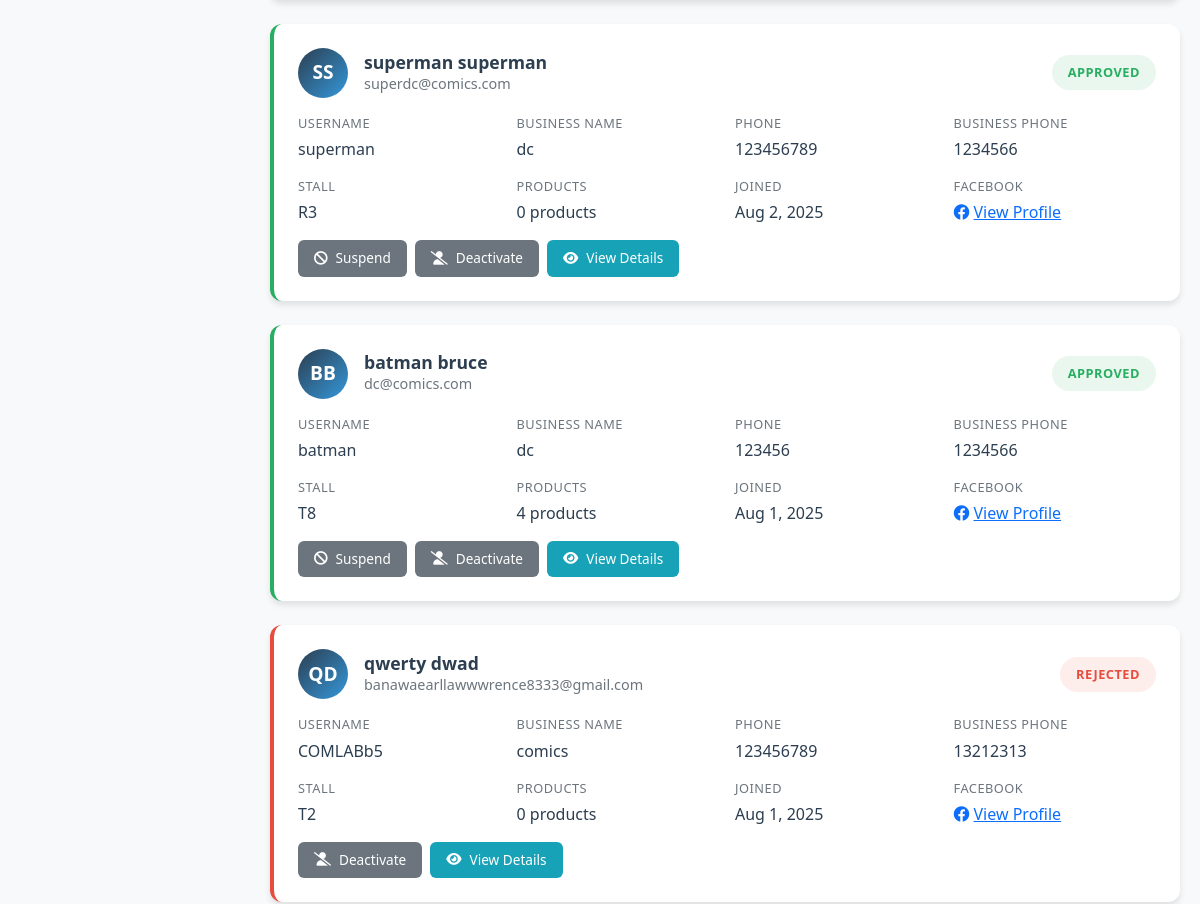
Page /admin/manage_sellers.php (signed in, middle part) on the earlier database version.
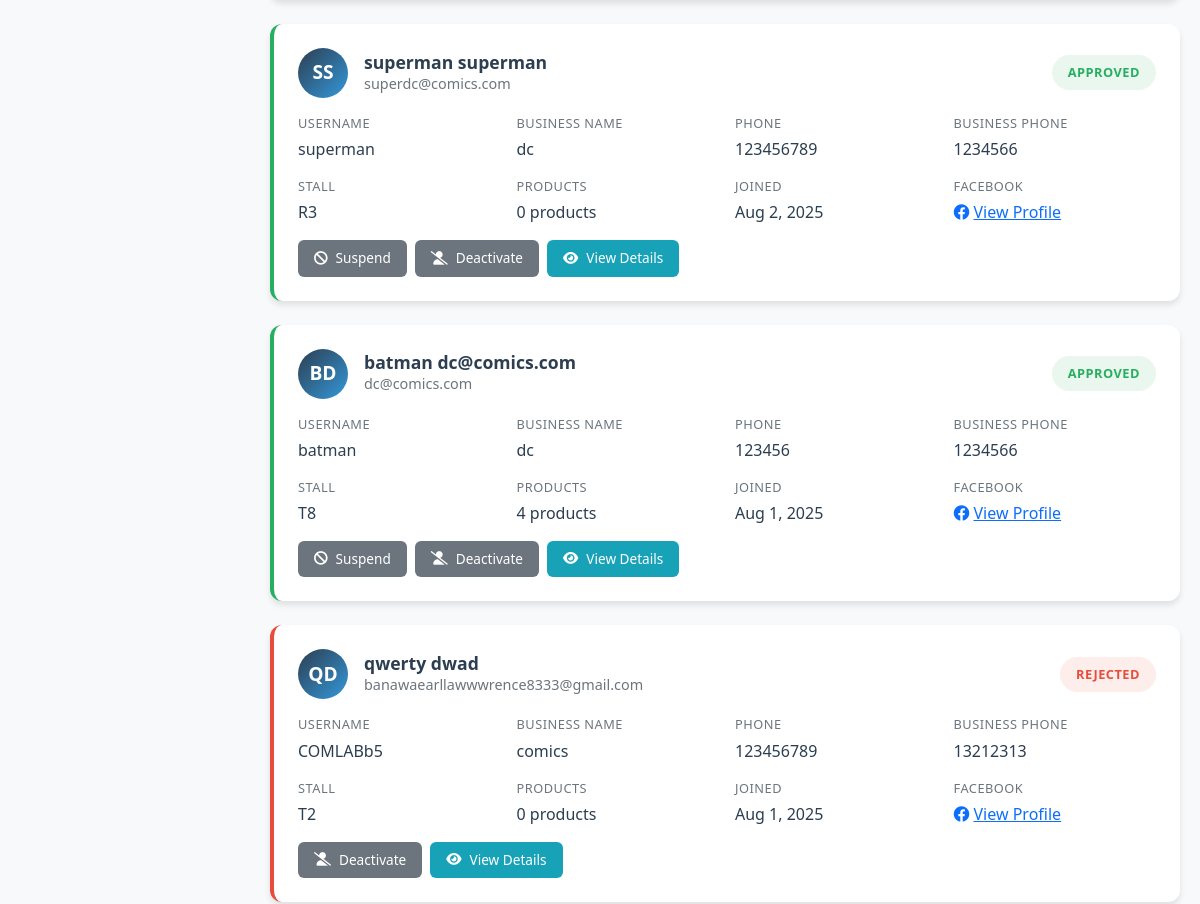
Same page on the later database version.
### tables this page shows
CREATE TABLE `sellers` (
  `id` int(11) NOT NULL,
  `username` varchar(50) NOT NULL,
  `email` varchar(100) NOT NULL,
  `password` varchar(255) NOT NULL,
  `first_name` varchar(50) DEFAULT NULL,
  `last_name` varchar(50) DEFAULT NULL,
  `phone` varchar(20) DEFAULT NULL,
  `address` text DEFAULT NULL,
  `profile_image` varchar(255) DEFAULT NULL,
  `facebook_url` varchar(255) DEFAULT NULL,
  `is_active` tinyint(1) DEFAULT 1,
  `status` enum('pending','approved','rejected','suspended') DEFAULT 'pending',
  `created_at` timestamp NOT NULL DEFAULT current_timestamp(),
  `updated_at` timestamp NOT NULL DEFAULT current_timestamp() ON UPDATE current_timestamp()
);

### admin/manage_sellers.php (the view, shortened to what the changed rows need)
<?php
require_once '../includes/db_connect.php';
$sort_by = $_GET['sort'] ?? 'created_at';
$sort_order = $_GET['order'] ?? 'DESC';
$where_conditions = [];
$params = [];
$where_clause = !empty($where_conditions) ? 'WHERE ' . implode(' AND ', $where_conditions) : '';
$valid_sorts = ['created_at', 'username', 'status', 'first_name', 'last_name'];
$sort_by = in_array($sort_by, $valid_sorts) ? $sort_by : 'created_at';
$sort_order = in_array(strtoupper($sort_order), ['ASC', 'DESC']) ? strtoupper($sort_order) : 'DESC';
$query = "
    SELECT
        s.*,
        sa.business_name,
        sa.business_phone,
        sa.selected_stall,
        st.stall_number,
        (SELECT COUNT(*) FROM products p WHERE p.seller_id = s.id) as product_count
    FROM sellers s
    LEFT JOIN seller_applications sa ON s.id = sa.seller_id
    LEFT JOIN stalls st ON sa.selected_stall = st.stall_number
    {$where_clause}
    ORDER BY s.{$sort_by} {$sort_order}
";
$stmt = $pdo->prepare($query);
$stmt->execute($params);
$sellers = $stmt->fetchAll(PDO::FETCH_ASSOC);
?>
<!DOCTYPE html>
<html lang="en">
<head>
    <link href="https://cdn.jsdelivr.net/npm/bootstrap@5.3.0/dist/css/bootstrap.min.css" rel="stylesheet">
    <link href="https://cdnjs.cloudflare.com/ajax/libs/font-awesome/6.0.0/css/all.min.css" rel="stylesheet">
    <link href="https://cdn.jsdelivr.net/npm/bootstrap-icons@1.10.0/font/bootstrap-icons.css" rel="stylesheet">
</head>
<body>
    <div class="main-content">
        <div class="sellers-container">
            <?php if (empty($sellers)): ?>
                <div class="empty-state">
                    <i class="fas fa-users"></i>
                    <h3>No sellers found</h3>
                    <p>No sellers match your current filters.</p>
                </div>
            <?php else: ?>
                <?php foreach ($sellers as $seller): ?>
                    <div class="seller-card <?php echo $seller['status']; ?>">
                        <div class="seller-header">
                            <div class="d-flex align-items-center flex-grow-1">
                                <div class="seller-avatar">
                                    <?php
                                    $initials = strtoupper(substr($seller['first_name'] ?: $seller['username'], 0, 1) .
                                        substr($seller['last_name'] ?: '', 0, 1));
                                    echo $initials;
                                    ?>
                                </div>
                                <div class="seller-info">
                                    <h5 class="seller-name">
                                        <?php echo htmlspecialchars($seller['first_name'] . ' ' . $seller['last_name']) ?: htmlspecialchars($seller['username']); ?>
                                    </h5>
                                    <p class="seller-email"><?php echo htmlspecialchars($seller['email']); ?></p>
                                </div>
                            </div>
                            <div class="d-flex align-items-center gap-2">
                                <span class="status-badge status-<?php echo $seller['status']; ?>">
                                    <?php echo ucfirst($seller['status']); ?>
                                </span>
                            </div>
                        </div>
                        <div class="seller-details">
                            <div class="detail-item">
                                <span class="detail-label">Username</span>
                                <span class="detail-value"><?php echo htmlspecialchars($seller['username']); ?></span>
                            </div>
                            <div class="detail-item">
                                <span class="detail-label">Business Name</span>
                                <span
                                    class="detail-value"><?php echo htmlspecialchars($seller['business_name'] ?: 'N/A'); ?></span>
                            </div>
                            <div class="detail-item">
                                <span class="detail-label">Phone</span>
                                <span class="detail-value"><?php echo htmlspecialchars($seller['phone'] ?: 'N/A'); ?></span>
                            </div>
                            <div class="detail-item">
                                <span class="detail-label">Business Phone</span>
                                <span
                                    class="detail-value"><?php echo htmlspecialchars($seller['business_phone'] ?: 'N/A'); ?></span>
                            </div>
                            <div class="detail-item">
                                <span class="detail-label">Stall</span>
                                <span
                                    class="detail-value"><?php echo htmlspecialchars($seller['selected_stall'] ?: 'Not assigned'); ?></span>
                            </div>
                            <div class="detail-item">
                                <span class="detail-label">Products</span>
                                <span class="detail-value"><?php echo $seller['product_count']; ?> products</span>
                            </div>
                            <div class="detail-item">
                                <span class="detail-label">Joined</span>
                                <span
                                    class="detail-value"><?php echo date('M j, Y', strtotime($seller['created_at'])); ?></span>
                            </div>
                            <div class="detail-item">
                                <span class="detail-label">Facebook</span>
                                <span class="detail-value">
                                    <?php if ($seller['facebook_url']): ?>
                                        <a href="<?php echo htmlspecialchars($seller['facebook_url']); ?>" target="_blank"
                                            class="text-primary">
                                            <i class="fab fa-facebook me-1"></i>View Profile
                                        </a>
                                    <?php else: ?>
                                        N/A
                                    <?php endif; ?>
                                </span>
                            </div>
                        </div>
                        <div class="action-buttons">
                            <?php if ($seller['status'] === 'approved'): ?>
                                <button type="button" class="btn-action btn-suspend"
                                    onclick="showSuspendModal(<?php echo $seller['id']; ?>)">
                                    <i class="fas fa-ban"></i>Suspend
                                </button>
                            <?php endif; ?>
                            <?php if ($seller['is_active']): ?>
                                <button type="button" class="btn-action btn-suspend"
                                    onclick="showDeactivateModal(<?php echo $seller['id']; ?>)">
                                    <i class="fas fa-user-slash"></i>Deactivate
                                </button>
                            <?php endif; ?>
                            <button type="button" class="btn-action btn-view"
                                onclick="viewSellerDetails(<?php echo $seller['id']; ?>)">
                                <i class="fas fa-eye"></i>View Details
                            </button>
                        </div>
                    </div>
                <?php endforeach; ?>
            <?php endif; ?>
        </div>
    </div>
</body>
</html>

Differences in the rows shown:
changed sellers "batman": initials "BB" → "BD"; first_name+last_name "batman bruce" → "batman dc@comics.com"
